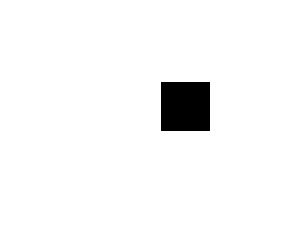
%> input picture ImageFourierTest/BS1.jpg, 283 x 228 px
$ octave --eval "fftImageTest;"   (GNU Octave 9; MATLAB toolbox functions it lacks are replaced by stand-ins)
%> lines starting %> are read from the running program, lines starting %| are printed output that depends on the picture
function fftImageTest()
clear all;

figure;
img   = rgb2gray(imread('BS1.jpg'));
%> img: size 228x283 uint8; min 0, max 255, mean 245.5
SizeX = size(img, 1);
%> SizeX = 228
SizeY = size(img, 2);
%> SizeY = 283
imagesc(img); colormap(gray);
img   = fftshift(img(:,:)); %Center FFT
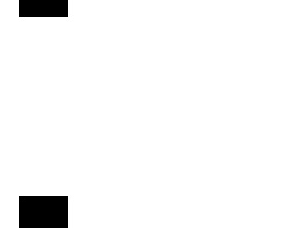
%> img: size 228x283 uint8; min 0, max 255, mean 245.5; mean of the top-left, top-right, bottom-left and bottom-right quarters 241.8, 255, 230.1, 255
F     = fft2(img);

IA = hipass_filter(size(img, 1),size(img,2)).*abs(F);
L1 = transformImage(IA, SizeX, SizeY, SizeX, SizeY, 'nearest', size(IA) / 2, 'valid');
figure;
% Use log, for perceptual scaling--NOT A LOGPOLAR TRANSFORM, and +1 since log(0) is undefined
imagesc(100*log(1+abs(fftshift(F)))); colormap(gray);
% figure;
% imagesc(100*log(1+abs(fftshift(IA)))); colormap(gray);
figure;
imagesc(100*log(1+abs(fftshift(L1)))); colormap(gray);
% clims=[0 100000];
% imagesc(abs(fftshift(F)),clims); colormap(gray);

title('magnitude spectrum');

% figure;
% imagesc(angle(F));  colormap(gray);
% title('phase spectrum');
end

function H = hipass_filter(ht,wd)
%> called with ht = 228, wd = 283
% hi-pass filter function
% ...designed for use with Fourier-Mellin stuff
res_ht = 1 / (ht-1);
%> res_ht = 0.00441
res_wd = 1 / (wd-1);
%> res_wd = 0.00355

eta = cos(pi*(-0.5:res_ht:0.5));
neta = cos(pi*(-0.5:res_wd:0.5));
%> in fftImageTest, `IA = hipass_filter(size(img, 1),size(img,2)).*abs(F);`:
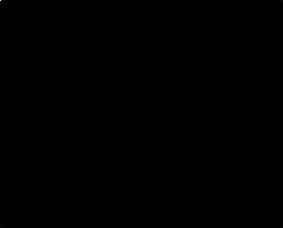
%> IA: size 228x283 double; min 0.00191, max 31682472, mean 3578.8; drawn with min black and max white
X = eta'*neta;

H=(1.0-X).*(2.0-X);
end

function [r,g,b] = transformImage(A, Ar, Ac, Nrho, Ntheta, Method, Center, Shape)
%> called with Ar = 228, Ac = 283, Nrho = 228, Ntheta = 283, Method = 'nearest', Center = [114 141.5], Shape = 'valid'

% Inputs:   A       the input image
%           Nrho    the desired number of rows of transformed image
%           Ntheta  the desired number of columns of transformed image
%           Method  interpolation method (nearest,bilinear,bicubic)
%           Center  origin of input image
%           Shape   output size (full,valid)
%           Class   storage class of A

global rho;

theta = linspace(0,2*pi,Ntheta+1); theta(end) = [];
%> after `theta = linspace(0,2*pi,Ntheta+1)`: theta = 284 values from 0 to 6.28

switch Shape
case 'full'
    corners = [1 1;Ar 1;Ar Ac;1 Ac];
    d = max(sqrt(sum((repmat(Center(:)',4,1)-corners).^2,2)));
case 'valid'
    d = min([Ac-Center(1) Center(1)-1 Ar-Center(2) Center(2)-1]);
%> d = 86.5
end
minScale = 1;
rho = logspace(log10(minScale),log10(d),Nrho)';  % default 'base 10' logspace - play with d to change the scale of the log axis
%> rho = 228 values from 1 to 86.5

% convert polar coordinates to cartesian coordinates and center
xx = rho*cos(theta) + Center(1);
yy = rho*sin(theta) + Center(2);

if nargout==3
  if strcmp(Method,'nearest'), % Nearest neighbor interpolation
    r=interp2(A(:,:,1),xx,yy,'nearest');
    g=interp2(A(:,:,2),xx,yy,'nearest');
    b=interp2(A(:,:,3),xx,yy,'nearest');
  elseif strcmp(Method,'bilinear'), % Linear interpolation
    r=interp2(A(:,:,1),xx,yy,'linear');
    g=interp2(A(:,:,2),xx,yy,'linear');
    b=interp2(A(:,:,3),xx,yy,'linear');
  elseif strcmp(Method,'bicubic'), % Cubic interpolation
    r=interp2(A(:,:,1),xx,yy,'cubic');
    g=interp2(A(:,:,2),xx,yy,'cubic');
    b=interp2(A(:,:,3),xx,yy,'cubic');
  else
    error(['Unknown interpolation method: ',method]);
  end
  % any pixels outside , pad with black
  mask= (xx>Ac) | (xx<1) | (yy>Ar) | (yy<1);
  r(mask)=0;
  g(mask)=0;
  b(mask)=0;
else
  if strcmp(Method,'nearest'), % Nearest neighbor interpolation
    r=interp2(A,xx,yy,'nearest');
  elseif strcmp(Method,'bilinear'), % Linear interpolation
    r=interp2(A,xx,yy,'linear');
  elseif strcmp(Method,'bicubic'), % Cubic interpolation
    r=interp2(A,xx,yy,'cubic');
  else
    error(['Unknown interpolation method: ',method]);
  end
  % any pixels outside warp, pad with black
  mask= (xx>Ac) | (xx<1) | (yy>Ar) | (yy<1);
  r(mask)=0;
end
end
%> in fftImageTest, `colormap(gray)`:
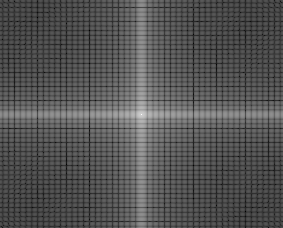
%> displayed picture: size 228x283x3, on the screen's scale of 0 to 255; min 0, max 255, mean 83.4
%> `fftImageTest;`:
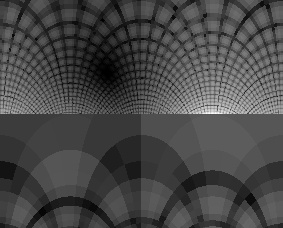
%> displayed picture: size 228x283x3, on the screen's scale of 0 to 255; min 0, max 255, mean 71.1

$ run again, with ImageFourierTest/BC2.jpg copied over ImageFourierTest/BS1.jpg
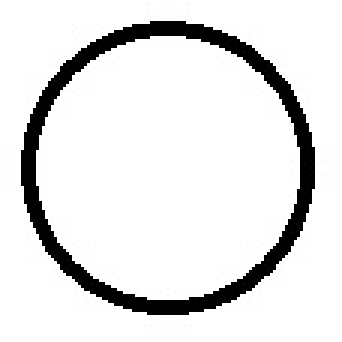
%> input picture ImageFourierTest/BC2.jpg, 114 x 114 px (shown 3 times larger)
%> in transformImage, `r=interp2(A,xx,yy,'nearest');`:
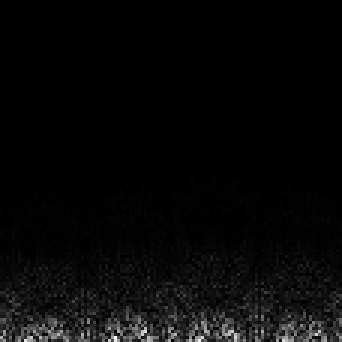
%> r: size 114x114 double (shown 3 times larger); 0.01% of the values are NaN or infinite; the others: min 0.0508, max 15159.8, mean 491.1; drawn with min black, max white, NaN and infinite black
%> `fftImageTest;`:
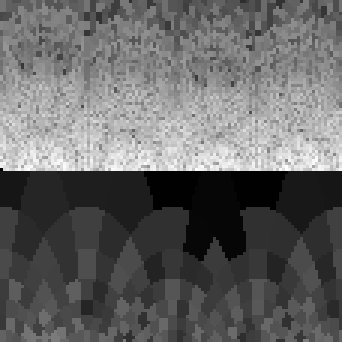
%> displayed picture: size 114x114x3, on the screen's scale of 0 to 255 (shown 3 times larger); min 0, max 255, mean 101.3
